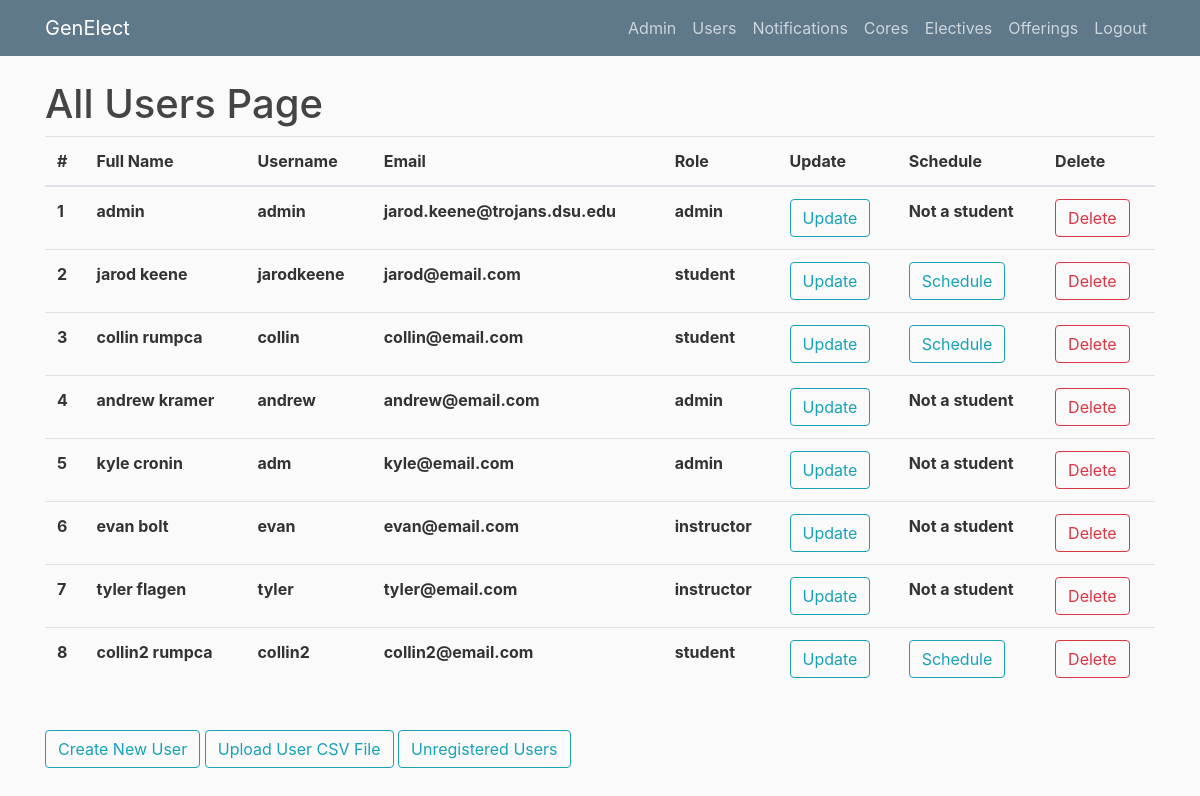
/allusers (signed in), run on an earlier commit of the app's database.
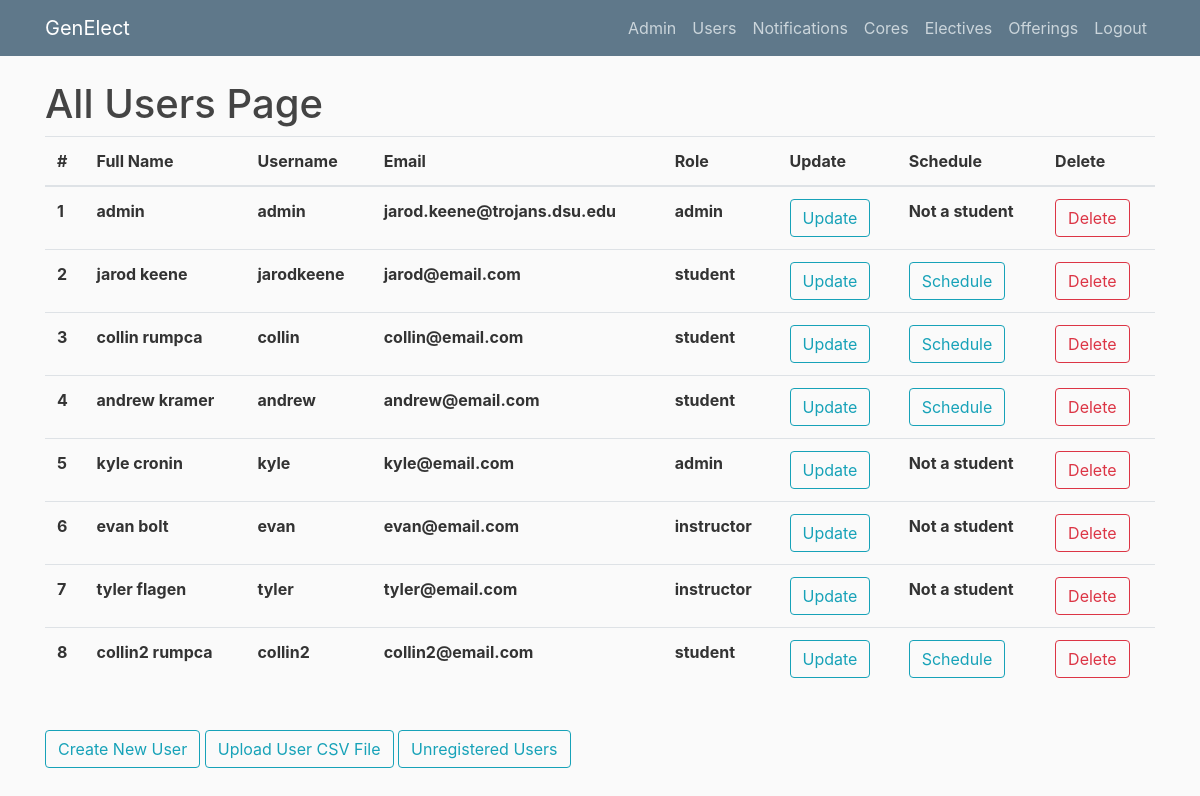
And on a later commit of the database.
### genElect/models.py (models this page shows)
class Base(db.Model):
    __abstract__ = True
    id = db.Column(db.Integer, primary_key=True, autoincrement=True)
    date_created = db.Column(db.DateTime, default=db.func.current_timestamp())
    date_modified = db.Column(db.DateTime, default=db.func.current_timestamp(),
            onupdate=db.func.current_timestamp())

class Users(Base, UserMixin):
    __tablename__ = 'users'
    username = db.Column(db.String(100), unique=True)
    full_name = db.Column(db.String(100))
    email = db.Column(db.String(100))
    role = db.Column(db.String(32), nullable=False)
    password = db.Column(db.String(128))
    registrations = db.relationship('Registrations', backref='user', lazy=True)
    core_registrations = db.relationship('CoreRegistrations', backref='user', lazy=True)
    completed_electives = db.relationship('Completions', backref='user', lazy=True)

### genElect/__init__.py (the view)
@app.route("/allusers")
def allusers():
    if current_user.is_authenticated and current_user.role == "admin":
        users = Users.query.all()
        return render_template('allusers.html', users=users)
    else:
        return render_template('denied.html')

### genElect/__init__.py (called while the page is built)
@login_manager.user_loader
def load_user(user_id):
    return Users.query.get(int(user_id))

### genElect/templates/allusers.html
{% extends "layout.html" %}
{% block content %}
    <h1>All Users Page</h1>
	<table class="table">
	  <thead>
	    <tr>
	      <th scope="col">#</th>
	      <th scope="col">Full Name</th>
	      <th scope="col">Username</th>
	      <th scope="col">Email</th>
	      <th scope="col">Role</th>
	      <th scope="col">Update</th>
	      <th scope="col">Schedule</th>
	      <th scope="col">Delete</th>
	    </tr>
	  </thead>
	  <tbody>
	  	{% for user in users %}
	    <tr>
	      <th scope="row">{{user.id}}</th>
	      <th scope="row">{{user.full_name}}</th>
	      <th scope="row">{{user.username}}</th>
	      <th scope="row">{{user.email}}</th>
	      <th scope="row">{{user.role}}</th>
	      <th scope="row"><button type="button" onclick="window.location.href = '/edituser/{{user.id}}'" class="btn btn-outline-info">Update</button></th>
	      {% if user.role == 'student' %}
	      	<th scope="row"><button type="button" onclick="window.location.href = '/schedule?user_id={{user.id}}'" class="btn btn-outline-info">Schedule</button></th>
	      {% else %}
	      	<th scope="row">Not a student</th>
	      {% endif %}
	      <th scope="row"><button type="button" onclick="window.location.href = '/deleteuser/{{user.id}}'" class="btn btn-outline-danger">Delete</button></th>
	    </tr>
	    {% endfor %}
	  </tbody>
	</table>
    <br><button type="button" onclick="window.location.href = '/createuser'" class="btn btn-outline-info">Create New User</button>
    <button type="button" onclick="window.location.href = '/uploadusers'" class="btn btn-outline-info">Upload User CSV File</button>
    <button type="button" onclick="window.location.href = '/notregistered'" class="btn btn-outline-info">Unregistered Users</button>
{% endblock content %}

What changed in the data, as far as the page shows it:
changed Users "andrew kramer": role "admin" → "student"; role "Not a student" → "Schedule"
changed Users "kyle cronin": username "adm" → "kyle"
